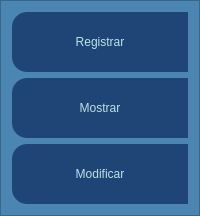
                     <widget class="QFrame" name="frame_3">
                      <property name="minimumSize">
                       <size>
                        <width>200</width>
                        <height>0</height>
                       </size>
                      </property>
                      <property name="maximumSize">
                       <size>
                        <width>200</width>
                        <height>16777215</height>
                       </size>
                      </property>
                      <property name="styleSheet">
                       <string notr="true">QFrame{
background-color: rgb(75,134,178);
}
QPushButton{
background-color: rgb(31, 69,118);
border-top-left-radius: 15px;
border-bottom-left-radius: 15px;
color: rgb(188,225,231);
font: 15pt&quot;Kristen ITC&quot;;
}
QPushButton:hover{
background-color: rgb(188,225,231);
border-top-left-radius: 15px;
border-bottom-left-radius: 15px;
color: rgb(31, 69,118);
font: 15pt&quot;Kristen ITC&quot;;
}

</string>
                      </property>
                      <property name="frameShape">
                       <enum>QFrame::StyledPanel</enum>
                      </property>
                      <property name="frameShadow">
                       <enum>QFrame::Raised</enum>
                      </property>
                      <layout class="QHBoxLayout" name="horizontalLayout_18">
                       <item>
                        <layout class="QVBoxLayout" name="verticalLayout_17">
                         <item>
                          <widget class="QPushButton" name="bt_admin_registrar">
                           <property name="minimumSize">
                            <size>
                             <width>0</width>
                             <height>60</height>
                            </size>
                           </property>
                           <property name="maximumSize">
                            <size>
                             <width>16777215</width>
                             <height>60</height>
                            </size>
                           </property>
                           <property name="styleSheet">
                            <string notr="true"/>
                           </property>
                           <property name="text">
                            <string>Registrar</string>
                           </property>
                          </widget>
                         </item>
                         <item>
                          <widget class="QPushButton" name="bt_admin_bd">
                           <property name="minimumSize">
                            <size>
                             <width>0</width>
                             <height>60</height>
                            </size>
                           </property>
                           <property name="maximumSize">
                            <size>
                             <width>16777215</width>
                             <height>60</height>
                            </size>
                           </property>
                           <property name="styleSheet">
                            <string notr="true"/>
                           </property>
                           <property name="text">
                            <string>Mostrar</string>
                           </property>
                          </widget>
                         </item>
                         <item>
                          <widget class="QPushButton" name="bt_admin_modi">
                           <property name="minimumSize">
                            <size>
                             <width>0</width>
                             <height>60</height>
                            </size>
                           </property>
                           <property name="maximumSize">
                            <size>
                             <width>16777215</width>
                             <height>60</height>
                            </size>
                           </property>
                           <property name="styleSheet">
                            <string notr="true"/>
                           </property>
                           <property name="text">
                            <string>Modificar</string>
                           </property>
                          </widget>
                         </item>
                        </layout>
                       </item>
                      </layout>
                     </widget>
